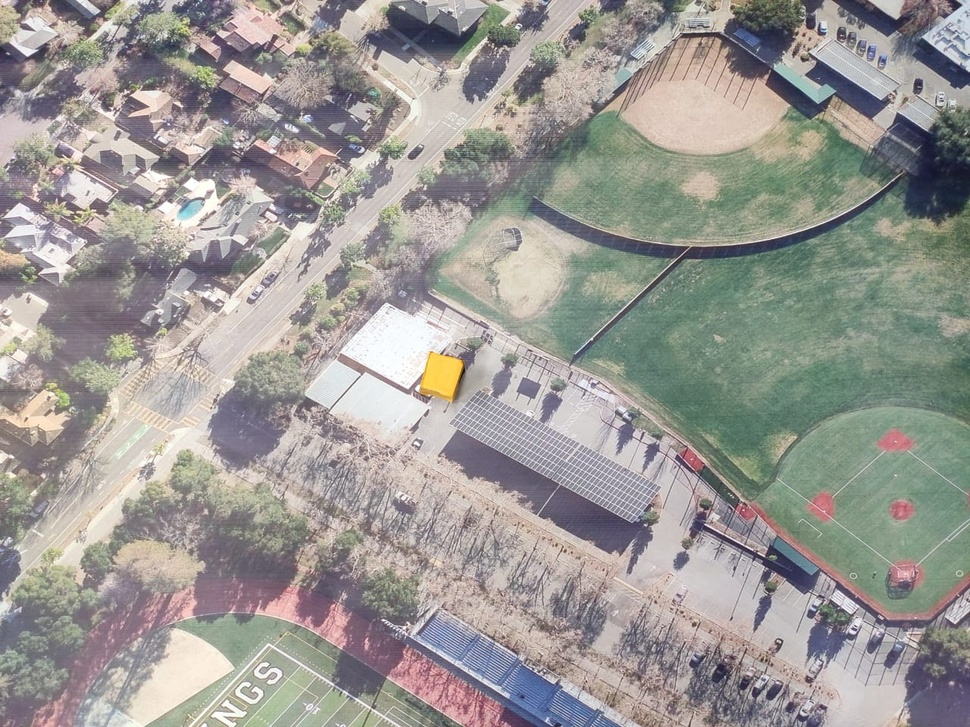
#> input picture OpenCV Prog/yellow_detect.jpeg, 970 x 727 px, shrunk from 1280 x 960 before the run, given in place of the camera
$ python Prog5.py
#> lines starting #> are read from the running program, lines starting #| are printed output that depends on the picture; after the words box and inside, x2 and y2 are one past the last pixel; in counts of white or black regions, pixels touching at a corner belong together
import numpy as np
import cv2

cap = cv2.VideoCapture(0)

while True:
    ret, frame = cap.read()
#> frame is the input picture: shape (727, 970, 3); mean B, G, R 148.5, 152.4, 155.1
    width = int(cap.get(3))
    height = int(cap.get(4))

    hsv = cv2.cvtColor(frame, cv2.COLOR_BGR2HSV)  # Trying to show HSV image as BGR
#> hsv: shape (727, 970, 3); mean H, S, V 71.8, 31.5, 161.9
    lower_blue = np.array([110, 50, 50])
    upper_blue = np.array([130, 255, 255])

    mask = cv2.inRange(hsv, lower_blue, upper_blue) # mask= Part of the Image
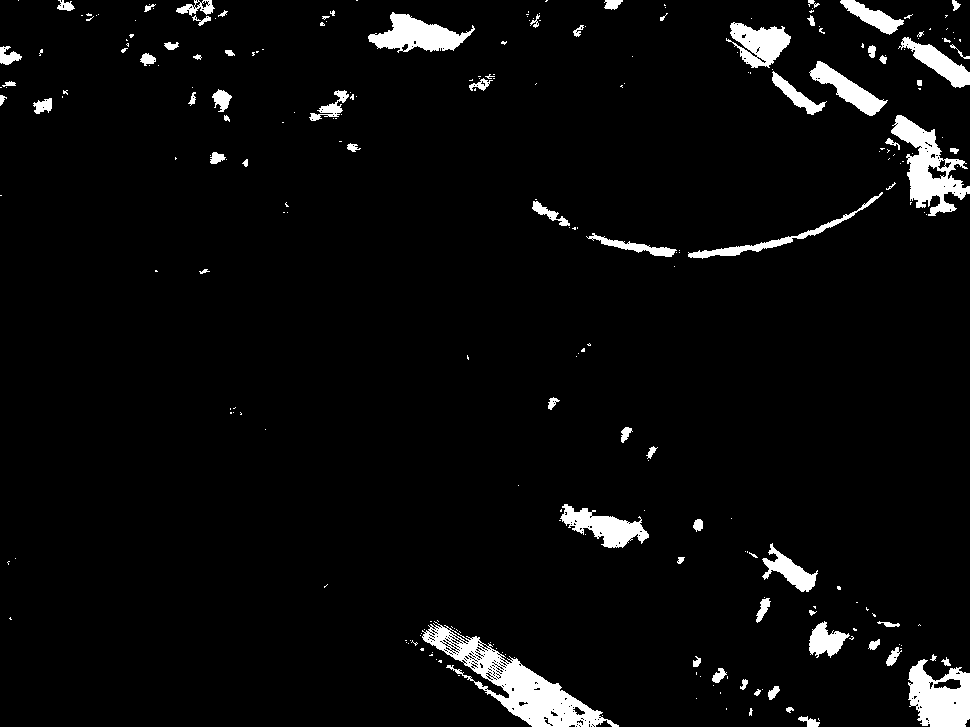
#> mask: shape (727, 970); 4.4% white; 259 white regions (187 under 20 px), largest, box (x1, y1, x2, y2) and area: (422, 621, 619, 727) 5783, (891, 115, 970, 216) 3202, (908, 659, 970, 727) 2900
    result = cv2.bitwise_and(frame, frame, mask=mask)
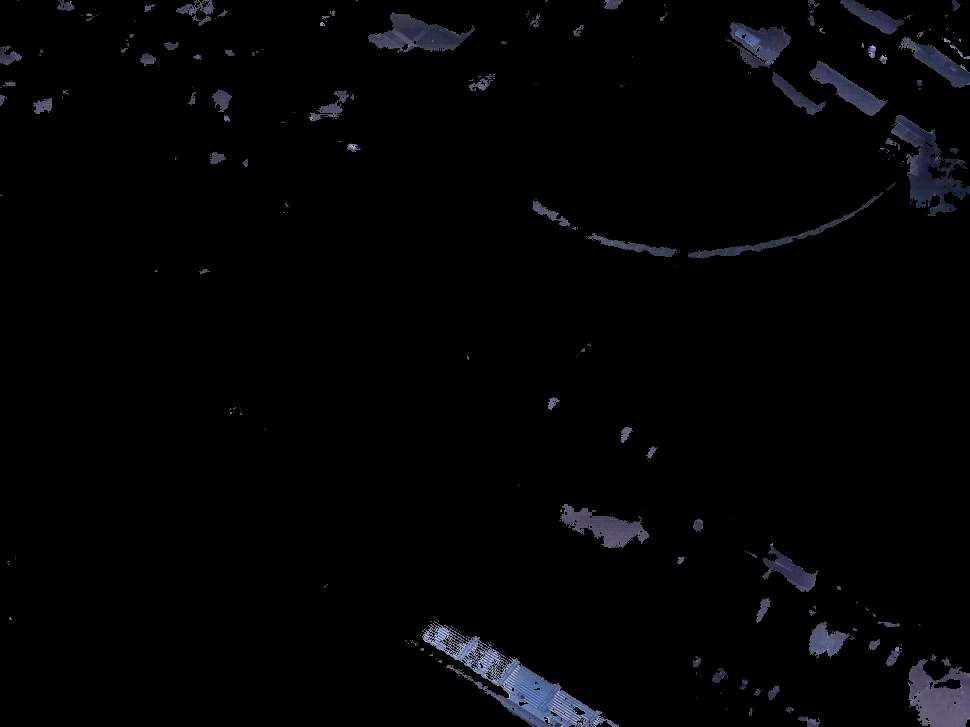
#> result: shape (727, 970, 3); mean B, G, R 4.5, 3.4, 3.3

    cv2.imshow('frame', result)
    cv2.imshow('mask', mask)

    if cv2.waitKey(1) == ord('q'):
#> (key q is pressed here)
        break

cap.release()
cv2.destroyAllWindows()

# ----------------------------------------------
# To Color only one pixel
# BGR_color = np.array([[[255, 0, 0]]])
# x = cv2.cvtColor([[[255, 0, 0]]], cv2.COLOR_BGR2HSV) #--> [B, G, R]  # Trying to show HSV image as BGR
# x[0][0]
